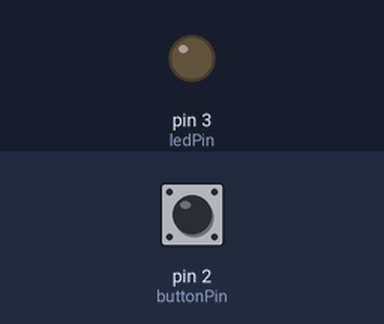
This sketch was run on a simulated Arduino Mega 2560, built with avr-gcc and run on an emulated ATmega2560. Parts: output pins drawn as LEDs (lit = HIGH). The test bench sets the inputs (shaded band); at power-on: pin 2 (buttonPin) HIGH.

Above: at 1.2 s.
1.3 s: pin 2 (buttonPin) pulled LOW for 0.15 s
At 1.7 s:
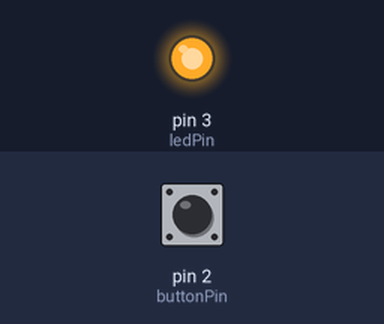
2.9 s: pin 2 (buttonPin) pulled LOW for 1 s
At 4.1 s:
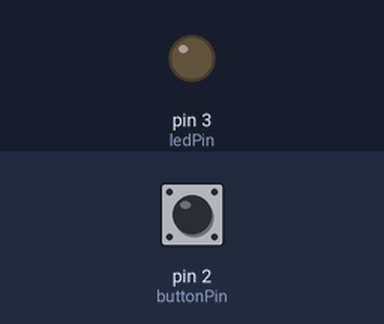
5.4 s: pin 2 (buttonPin) pulled LOW for 3.2 s
At 6.0 s:
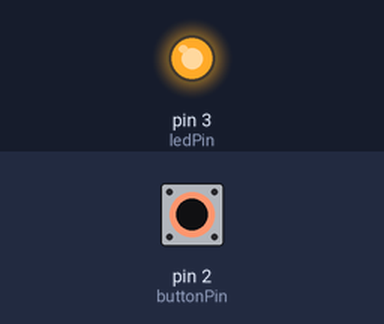
Timing chart, 0 to 8.4 s (numbered marks = the images above; inputs shaded):
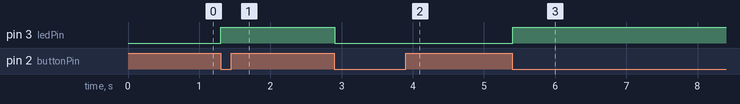

The sketch:

Btn_changeLEDstatus.ino
```cpp
/*
  程式功能：
  此程式碼使用 Arduino Mega 2560 開發板，透過外部按鈕控制板載 LED 的亮滅。
  第一次按下按鈕時，LED 恆亮；第二次按下按鈕時，LED 恆滅。
  程式碼中加入了按鍵防抖動設計，以確保 LED 狀態的穩定切換。

  Program Function:
  This code uses the Arduino Mega 2560 development board to control the onboard LED
  by an external button. The LED will turn on when the button is pressed the first time,
  and turn off when the button is pressed the second time.
  Button debounce is implemented to ensure stable LED state switching.
*/

// 定義板載 LED 連接的腳位
// Define the pin connected to the onboard LED
const int ledPin = 3;

// 定義按鈕連接的腳位
// Define the pin connected to the button
const int buttonPin = 2;

// 變數用於儲存按鈕的狀態
// Variable to store the state of the button
int buttonState = 0;

// 變數用於儲存上一個按鈕的狀態
// Variable to store the previous state of the button
int lastButtonState = 1; // 初始化為 1，假設按鈕初始狀態為未按下
                           // Initialize to 1, assuming the button is not pressed initially

// 變數用於儲存 LED 的狀態
// Variable to store the state of the LED
bool ledOn = false; // 初始化為 false，表示 LED 初始狀態為熄滅
                      // Initialize to false, indicating the LED is off initially

void setup() {
  // 設定 LED 腳位為輸出模式
  // Set the LED pin as an output
  pinMode(ledPin, OUTPUT);

  // 設定按鈕腳位為輸入模式，並啟用內部上拉電阻
  // Set the button pin as an input with internal pull-up resistor enabled
  pinMode(buttonPin, INPUT_PULLUP);
}

void loop() {
  // 讀取按鈕的狀態
  // Read the state of the button
  buttonState = digitalRead(buttonPin);

  // 比較當前按鈕狀態和上一個按鈕狀態
  // Compare the current button state with the previous button state
  if (buttonState != lastButtonState) {
    // 如果按鈕狀態發生變化
    // If the button state has changed
    if (buttonState == LOW) { // 如果按鈕被按下
      // If the button is pressed
      // 切換 LED 的狀態
      // Toggle the LED state
      ledOn = !ledOn;
      // 根據 LED 的狀態控制 LED 的亮滅
      // Control the LED on/off based on the LED state
      digitalWrite(ledPin, ledOn ? HIGH : LOW);
    }
    // 更新上一個按鈕的狀態
    // Update the previous button state
    lastButtonState = buttonState;
  }
  delay(50); // 加入延遲，減少按鍵抖動的影響
              // Add a delay to reduce button debounce effect
}
```

Measured:
- after the input at 1.3 s, pin 3 (ledPin): LOW → HIGH at once
- after the input at 2.9 s, pin 3 (ledPin): HIGH → LOW at once
- after the input at 5.4 s, pin 3 (ledPin): LOW → HIGH at once
